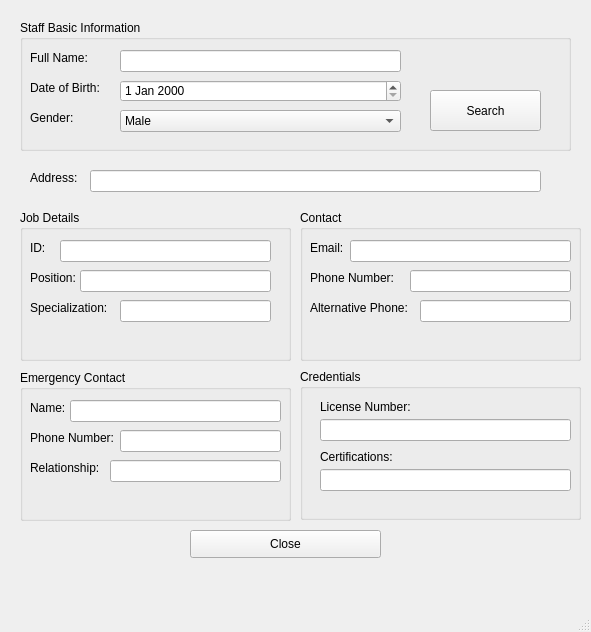
<?xml version="1.0" encoding="UTF-8"?>
<ui version="4.0">
 <class>MainWindow</class>
 <widget class="QMainWindow" name="MainWindow">
  <property name="geometry">
   <rect>
    <x>0</x>
    <y>0</y>
    <width>591</width>
    <height>632</height>
   </rect>
  </property>
  <property name="windowTitle">
   <string>MainWindow</string>
  </property>
  <widget class="QWidget" name="centralwidget">
   <widget class="QGroupBox" name="groupBox">
    <property name="geometry">
     <rect>
      <x>20</x>
      <y>20</y>
      <width>551</width>
      <height>131</height>
     </rect>
    </property>
    <property name="title">
     <string>Staff Basic Information</string>
    </property>
    <widget class="QLabel" name="label">
     <property name="geometry">
      <rect>
       <x>10</x>
       <y>30</y>
       <width>71</width>
       <height>16</height>
      </rect>
     </property>
     <property name="text">
      <string>Full Name:</string>
     </property>
    </widget>
    <widget class="QLabel" name="label_2">
     <property name="geometry">
      <rect>
       <x>10</x>
       <y>60</y>
       <width>81</width>
       <height>16</height>
      </rect>
     </property>
     <property name="text">
      <string>Date of Birth:</string>
     </property>
    </widget>
    <widget class="QLabel" name="label_3">
     <property name="geometry">
      <rect>
       <x>10</x>
       <y>90</y>
       <width>55</width>
       <height>16</height>
      </rect>
     </property>
     <property name="text">
      <string>Gender:</string>
     </property>
    </widget>
    <widget class="QLineEdit" name="lineEdit">
     <property name="geometry">
      <rect>
       <x>100</x>
       <y>30</y>
       <width>281</width>
       <height>22</height>
      </rect>
     </property>
    </widget>
    <widget class="QDateEdit" name="dateEdit">
     <property name="geometry">
      <rect>
       <x>100</x>
       <y>60</y>
       <width>281</width>
       <height>22</height>
      </rect>
     </property>
    </widget>
    <widget class="QComboBox" name="comboBox">
     <property name="geometry">
      <rect>
       <x>100</x>
       <y>90</y>
       <width>281</width>
       <height>22</height>
      </rect>
     </property>
     <item>
      <property name="text">
       <string>Male</string>
      </property>
     </item>
     <item>
      <property name="text">
       <string>Female</string>
      </property>
     </item>
    </widget>
    <widget class="QPushButton" name="pushButton">
     <property name="geometry">
      <rect>
       <x>410</x>
       <y>70</y>
       <width>111</width>
       <height>41</height>
      </rect>
     </property>
     <property name="text">
      <string>Search</string>
     </property>
    </widget>
   </widget>
   <widget class="QLabel" name="label_4">
    <property name="geometry">
     <rect>
      <x>30</x>
      <y>170</y>
      <width>55</width>
      <height>16</height>
     </rect>
    </property>
    <property name="text">
     <string>Address:</string>
    </property>
   </widget>
   <widget class="QLineEdit" name="lineEdit_2">
    <property name="geometry">
     <rect>
      <x>90</x>
      <y>170</y>
      <width>451</width>
      <height>22</height>
     </rect>
    </property>
   </widget>
   <widget class="QGroupBox" name="groupBox_2">
    <property name="geometry">
     <rect>
      <x>20</x>
      <y>210</y>
      <width>271</width>
      <height>151</height>
     </rect>
    </property>
    <property name="title">
     <string>Job Details</string>
    </property>
    <widget class="QLabel" name="label_5">
     <property name="geometry">
      <rect>
       <x>10</x>
       <y>30</y>
       <width>55</width>
       <height>16</height>
      </rect>
     </property>
     <property name="text">
      <string>ID:</string>
     </property>
    </widget>
    <widget class="QLabel" name="label_6">
     <property name="geometry">
      <rect>
       <x>10</x>
       <y>60</y>
       <width>55</width>
       <height>16</height>
      </rect>
     </property>
     <property name="text">
      <string>Position:</string>
     </property>
    </widget>
    <widget class="QLabel" name="label_7">
     <property name="geometry">
      <rect>
       <x>10</x>
       <y>90</y>
       <width>91</width>
       <height>16</height>
      </rect>
     </property>
     <property name="text">
      <string>Specialization:</string>
     </property>
    </widget>
    <widget class="QLineEdit" name="lineEdit_3">
     <property name="geometry">
      <rect>
       <x>40</x>
       <y>30</y>
       <width>211</width>
       <height>22</height>
      </rect>
     </property>
    </widget>
    <widget class="QLineEdit" name="lineEdit_4">
     <property name="geometry">
      <rect>
       <x>60</x>
       <y>60</y>
       <width>191</width>
       <height>22</height>
      </rect>
     </property>
    </widget>
    <widget class="QLineEdit" name="lineEdit_5">
     <property name="geometry">
      <rect>
       <x>100</x>
       <y>90</y>
       <width>151</width>
       <height>22</height>
      </rect>
     </property>
    </widget>
   </widget>
   <widget class="QGroupBox" name="groupBox_3">
    <property name="geometry">
     <rect>
      <x>300</x>
      <y>210</y>
      <width>281</width>
      <height>151</height>
     </rect>
    </property>
    <property name="title">
     <string>Contact </string>
    </property>
    <widget class="QLabel" name="label_8">
     <property name="geometry">
      <rect>
       <x>10</x>
       <y>30</y>
       <width>55</width>
       <height>16</height>
      </rect>
     </property>
     <property name="text">
      <string>Email:</string>
     </property>
    </widget>
    <widget class="QLabel" name="label_9">
     <property name="geometry">
      <rect>
       <x>10</x>
       <y>60</y>
       <width>91</width>
       <height>16</height>
      </rect>
     </property>
     <property name="text">
      <string>Phone Number:</string>
     </property>
    </widget>
    <widget class="QLabel" name="label_10">
     <property name="geometry">
      <rect>
       <x>10</x>
       <y>90</y>
       <width>111</width>
       <height>16</height>
      </rect>
     </property>
     <property name="text">
      <string>Alternative Phone:</string>
     </property>
    </widget>
    <widget class="QLineEdit" name="lineEdit_6">
     <property name="geometry">
      <rect>
       <x>50</x>
       <y>30</y>
       <width>221</width>
       <height>22</height>
      </rect>
     </property>
    </widget>
    <widget class="QLineEdit" name="lineEdit_7">
     <property name="geometry">
      <rect>
       <x>110</x>
       <y>60</y>
       <width>161</width>
       <height>22</height>
      </rect>
     </property>
    </widget>
    <widget class="QLineEdit" name="lineEdit_8">
     <property name="geometry">
      <rect>
       <x>120</x>
       <y>90</y>
       <width>151</width>
       <height>22</height>
      </rect>
     </property>
    </widget>
   </widget>
   <widget class="QGroupBox" name="groupBox_4">
    <property name="geometry">
     <rect>
      <x>20</x>
      <y>370</y>
      <width>271</width>
      <height>151</height>
     </rect>
    </property>
    <property name="title">
     <string>Emergency Contact</string>
    </property>
    <widget class="QLabel" name="label_11">
     <property name="geometry">
      <rect>
       <x>10</x>
       <y>30</y>
       <width>55</width>
       <height>16</height>
      </rect>
     </property>
     <property name="text">
      <string>Name:</string>
     </property>
    </widget>
    <widget class="QLabel" name="label_12">
     <property name="geometry">
      <rect>
       <x>10</x>
       <y>60</y>
       <width>91</width>
       <height>16</height>
      </rect>
     </property>
     <property name="text">
      <string>Phone Number:</string>
     </property>
    </widget>
    <widget class="QLabel" name="label_13">
     <property name="geometry">
      <rect>
       <x>10</x>
       <y>90</y>
       <width>81</width>
       <height>16</height>
      </rect>
     </property>
     <property name="text">
      <string>Relationship:</string>
     </property>
    </widget>
    <widget class="QLineEdit" name="lineEdit_9">
     <property name="geometry">
      <rect>
       <x>50</x>
       <y>30</y>
       <width>211</width>
       <height>22</height>
      </rect>
     </property>
    </widget>
    <widget class="QLineEdit" name="lineEdit_10">
     <property name="geometry">
      <rect>
       <x>100</x>
       <y>60</y>
       <width>161</width>
       <height>22</height>
      </rect>
     </property>
    </widget>
    <widget class="QLineEdit" name="lineEdit_11">
     <property name="geometry">
      <rect>
       <x>90</x>
       <y>90</y>
       <width>171</width>
       <height>22</height>
      </rect>
     </property>
    </widget>
   </widget>
   <widget class="QGroupBox" name="groupBox_5">
    <property name="geometry">
     <rect>
      <x>300</x>
      <y>369</y>
      <width>281</width>
      <height>151</height>
     </rect>
    </property>
    <property name="title">
     <string>Credentials</string>
    </property>
    <widget class="QLabel" name="label_14">
     <property name="geometry">
      <rect>
       <x>20</x>
       <y>30</y>
       <width>101</width>
       <height>16</height>
      </rect>
     </property>
     <property name="text">
      <string>License Number:</string>
     </property>
    </widget>
    <widget class="QLabel" name="label_15">
     <property name="geometry">
      <rect>
       <x>20</x>
       <y>80</y>
       <width>91</width>
       <height>16</height>
      </rect>
     </property>
     <property name="text">
      <string>Certifications:</string>
     </property>
    </widget>
    <widget class="QLineEdit" name="lineEdit_12">
     <property name="geometry">
      <rect>
       <x>20</x>
       <y>50</y>
       <width>251</width>
       <height>22</height>
      </rect>
     </property>
    </widget>
    <widget class="QLineEdit" name="lineEdit_13">
     <property name="geometry">
      <rect>
       <x>20</x>
       <y>100</y>
       <width>251</width>
       <height>22</height>
      </rect>
     </property>
    </widget>
   </widget>
   <widget class="QPushButton" name="pushButton_2">
    <property name="geometry">
     <rect>
      <x>190</x>
      <y>530</y>
      <width>191</width>
      <height>28</height>
     </rect>
    </property>
    <property name="text">
     <string>Close</string>
    </property>
   </widget>
  </widget>
  <widget class="QMenuBar" name="menubar">
   <property name="geometry">
    <rect>
     <x>0</x>
     <y>0</y>
     <width>591</width>
     <height>26</height>
    </rect>
   </property>
  </widget>
  <widget class="QStatusBar" name="statusbar"/>
 </widget>
 <resources/>
 <connections/>
</ui>
